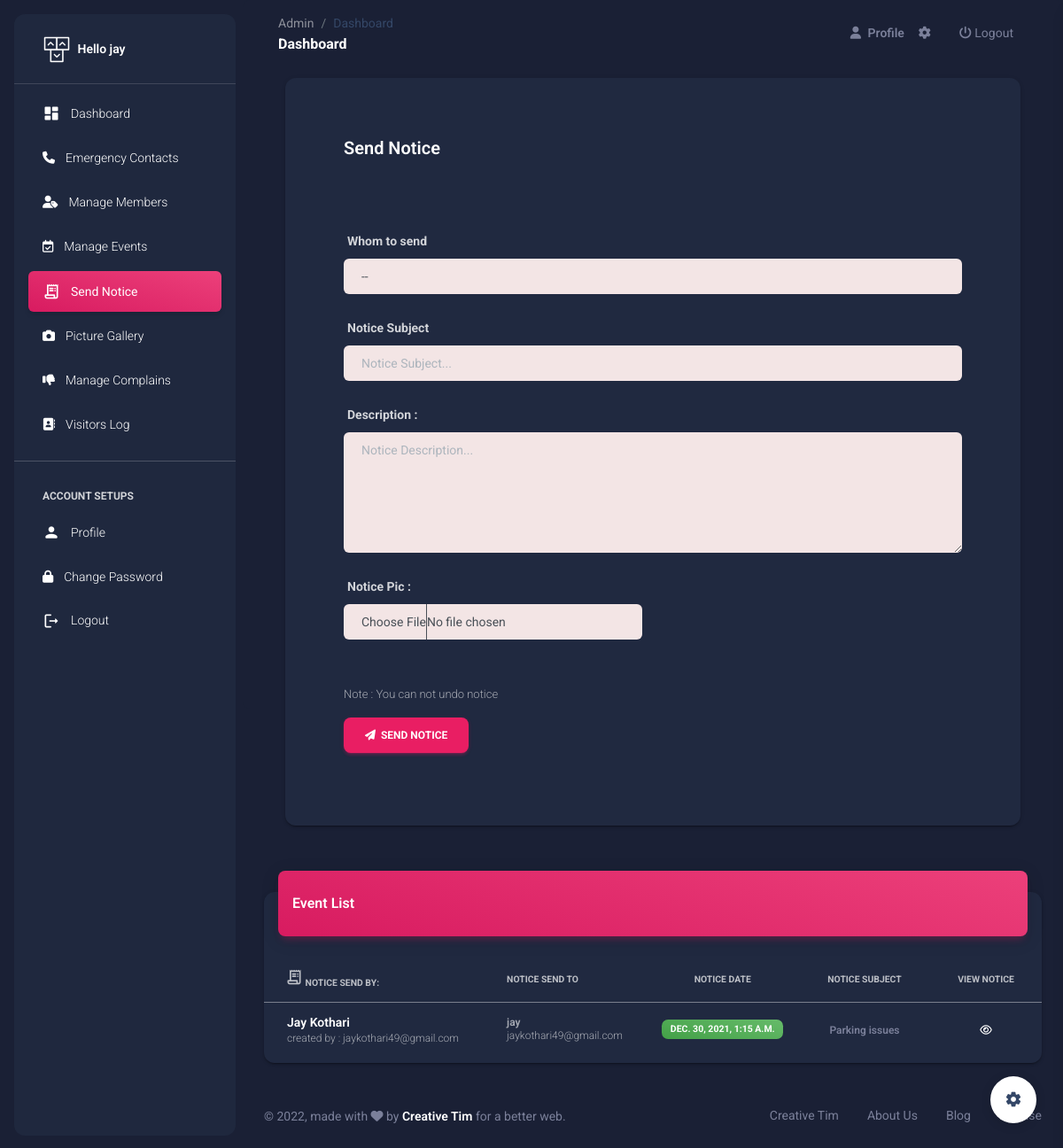
Page /Sec/send-notice/ (signed in) on the committed database.
### SecApp/models.py (models this page shows, shortened)
class SecUser(models.Model):
    name = models.CharField(max_length=50)
    email = models.EmailField(unique=True)
    mobile = models.CharField(max_length=15)
    password = models.CharField(max_length=50)
    pic = models.FileField(upload_to='Profile',default='avatar.png')
    setting = models.BooleanField(default=False)

### MemberApp/models.py (models this page shows, shortened)
class Notice(models.Model):
    uid = models.ForeignKey(SecUser,on_delete=models.CASCADE)
    member = models.ForeignKey(Member,on_delete=models.CASCADE)
    subject = models.CharField(max_length=100)
    des = models.TextField()
    pic = models.FileField(upload_to='Notice',blank=True,null=True)
    created_at = models.DateTimeField(auto_now_add=True)

class Member(models.Model):
    doc_choice = (
        ('Aadhar','Aadhar'),
        ('PAN','PAN'),
        ('DL','DL'),
        ('Other','Other'),
    )
    uid = models.ForeignKey(SecUser,on_delete=models.CASCADE,null=True)
    fname = models.CharField(max_length=20)
    lname = models.CharField(max_length=20)
    email = models.EmailField(unique=True)
    mobile = models.CharField(max_length=15)
    doc = models.CharField(max_length=30,choices=doc_choice)
    doc_number = models.CharField(max_length=20)
    flat_no = models.CharField(max_length=10)
    address = models.TextField()
    password = models.CharField(max_length=20)
    pic = models.FileField(upload_to='member',default='avatar.png')
    verify = models.BooleanField(default=False)
    role = models.CharField(max_length=20,default='member')
    created_at = models.DateTimeField(auto_now_add=True)

### SecApp/views.py (the view, shortened to what this page needs)
# urls.py: path('send-notice/',views.send_notice, name='send-notice'),
def send_notice(request):
    uid = SecUser.objects.get(email=request.session['email'])
    members = mm.Member.objects.all()
    notices = mm.Notice.objects.all()[::-1]
    return render(request,'send-notice.html',{'members':members,'notices':notices,'uid':uid})

### SecApp/templates/send-notice.html (shortened to what this page needs)
{% extends 'sec-header.html' %}
{% load static %}
{% block notice %}
<li class="nav-item">
  <a class="nav-link text-white  active bg-gradient-primary" href="">
    <div class="text-white text-center me-2 d-flex align-items-center justify-content-center">
      <i class="material-icons opacity-10">receipt_long</i>
    </div>
    <span class="nav-link-text ms-1">Send Notice</span>
  </a>
</li>
{% endblock %}
{% block content %}
<br><br><br>
<div class="container-fluid px-2 px-md-4">
    <div class="card card-body mx-3 mx-md-4 mt-n6">
      <div class="row gx-4 mb-2">
        <div class="col-auto my-auto">
          <div class="h-100">
            <h5 class="mb-1" style="margin-left: 50px; margin-top: 50px;">
              Send Notice
            </h5>
          </div>
        </div>
      </div>
      <div style="margin: 50px;">
      <form action="{% url 'send-notice' %}" method="POST" enctype="multipart/form-data">
        <div class="row">
            <div class="form-group col-12">
                <label for="exampleInputPassword1"><b>Whom to send</b></label>
                <select name="member" id="" style="background-color: rgb(243, 229, 229); padding-left: 20px;" class="form-control" required>
                    <option value="">--</option>
                </select>
            </div>
        </div><br>
        <div class="row">
            <div class="form-group col-12">
                <label for="exampleInputPassword1"><b>Notice Subject</b></label>
                <input type="text" class="form-control" style="background-color: rgb(243, 229, 229); padding-left: 20px;" name="subject" id="exampleInputPassword1" placeholder="Notice Subject..." required>
            </div>
        </div><br>
        <div class="row">
            <div class="form-group col-12">
                <label for="exampleInputPassword1"><b>Description :</b></label>
                <textarea name="des" class="form-control" style="background-color: rgb(243, 229, 229); padding-left: 20px;" placeholder="Notice Description..." id="" cols="30" rows="5" required></textarea>
            </div>
        </div><br>
        <div class="row">
            <div class="form-group col-6">
                <label for="exampleInputPassword1"><b>Notice Pic : </b></label>
                <input type="file" class="form-control" style="background-color: rgb(243, 229, 229); padding-left: 20px;" name="pic" id="exampleInputPassword1" placeholder="">
            </div>
        </div><br><br>
        <p style="color: red; font-size: small;">Note : You can not undo notice</p>
        <button type="submit" class="btn btn-primary"><i class="fa fa-send"></i> &nbsp;Send Notice</button>
      </form>
    </div>
    </div>
    <br><br>
    <div class="row">
      <div class="col-12">
        <div class="card my-4">
          <div class="card-header p-0 position-relative mt-n4 mx-3 z-index-2">
            <div class="bg-gradient-primary shadow-primary border-radius-lg pt-4 pb-3">
              <h6 class="text-white text-capitalize ps-3">Event List</h6>
            </div>
          </div>
          <div class="card-body px-0 pb-2">
            <div class="table-responsive p-0">
              <table class="table align-items-center mb-0">
                <thead>
                  <tr>
                    <th class="text-uppercase text-secondary text-xxs font-weight-bolder opacity-7 Center"><i class="material-icons opacity-10">receipt_long</i>  Notice Send By:</th>
                    <th class="text-uppercase text-secondary text-xxs font-weight-bolder opacity-7 ps-2">Notice Send to</th>
                    <th class="text-center text-uppercase text-secondary text-xxs font-weight-bolder opacity-7">Notice Date</th>
                    <th class="text-center text-uppercase text-secondary text-xxs font-weight-bolder opacity-7">Notice Subject</th>
                    <th class="text-center text-uppercase text-secondary text-xxs font-weight-bolder opacity-7">View Notice</th>
                  </tr>
                </thead>
                <tbody>
                  {% for one in notices %}
                  <tr>
                    <td>
                      <div class="d-flex px-2 py-1">
                        <div class="d-flex flex-column justify-content-center" style="margin-left: 10px;">
                          <h6 class="mb-0 text-sm">{{one.uid.name}}</h6>
                          <a href="mailto:{{one.uid.email}}"><p class="text-xs text-secondary mb-0">created by : {{one.uid.email}}</p></a>
                        </div>
                      </div>
                    </td>
                    <td>
                      <p class="text-xs font-weight-bold mb-0">{{one.member.fname}}</p>
                      <p class="text-xs text-secondary mb-0">{{one.member.email}}</p>
                    </td>
                    <td class="align-middle text-center text-sm">
                      <span class="badge badge-sm bg-gradient-success">{{one.created_at}}</span>
                    </td>
                    <td class="align-middle text-center">
                      <span class="text-secondary text-xs font-weight-bold">{{one.subject}}</span>
                    </td>
                    <td class="align-middle text-center">
                      <a href="{% url 'view-send-notice' one.id %}" class="text-secondary font-weight-bold text-xs" data-toggle="tooltip" data-original-title="Edit user">
                        <i class="fa fa-eye"></i>
                      </a>
                    </td>
                  </tr>
                  {% endfor %}
                </tbody>
              </table>
            </div>
          </div>
        </div>
      </div>
    </div>
    </div>
{% endblock %}

### SecApp/templates/sec-header.html (shortened to what this page needs)
{% load static %}
<!DOCTYPE html>
<html lang="en">
<head>
  <link href="{% static 'assets/css/nucleo-icons.css' %}" rel="stylesheet" />
  <link href="{% static 'assets/css/nucleo-svg.css' %}" rel="stylesheet" />
  <link id="pagestyle" href="{% static 'assets/css/material-dashboard.css' %}" rel="stylesheet" />
</head>
{% if uid.setting == False %}
<body class="g-sidenav-show  bg-gray-200">
{% else %}
<body class="g-sidenav-show  bg-gray-200 dark-version">
{% endif %}
  <aside class="sidenav navbar navbar-vertical navbar-expand-xs border-0 border-radius-xl my-3 fixed-start ms-3   bg-gradient-dark" id="sidenav-main">
    <div class="sidenav-header">
      <a class="navbar-brand m-0" href=" https://demos.creative-tim.com/material-dashboard/pages/dashboard " target="_blank">
        <img src="{% static 'assets/img/logo-ct.png' %}" class="navbar-brand-img h-100" alt="main_logo">
        <span class="ms-1 font-weight-bold text-white">Hello {{uid.name}}</span>
      </a>
    </div>
    <hr class="horizontal light mt-0 mb-2">
      <ul class="navbar-nav">
        {% block dashboard %}
        <li class="nav-item">
          <a class="nav-link text-white" href="{% url 'index' %}">
            <div class="text-white text-center me-2 d-flex align-items-center justify-content-center">
              <i class="material-icons opacity-10">dashboard</i>
            </div>
            <span class="nav-link-text ms-1">Dashboard</span>
          </a>
        </li>
        {% endblock %}
        {% block emergency %}
        <li class="nav-item">
          <a class="nav-link text-white " href="{% url 'emergency' %}">
            <div class="text-white text-center me-2 d-flex align-items-center justify-content-center">
              <i class="fa fa-phone"></i>
            </div>
            <span class="nav-link-text ms-1">Emergency Contacts</span>
          </a>
        </li>
        {% endblock %}
        {% block add_member %}
        <li class="nav-item">
          <a class="nav-link text-white " href="{% url 'add-member' %}">
            <div class="text-white text-center me-2 d-flex align-items-center justify-content-center">
              <i class="fa fa-user-tag"></i>
            </div>
            <span class="nav-link-text ms-1">Manage Members</span>
          </a>
        </li>
        {% endblock %}
        {% block event %}
        <li class="nav-item">
          <a class="nav-link text-white " href="{% url 'add-event' %}">
            <div class="text-white text-center me-2 d-flex align-items-center justify-content-center">
              <i class="fa fa-calendar-check-o"></i>
            </div>
            <span class="nav-link-text ms-1">Manage Events</span>
          </a>
        </li>
        {% endblock %}
        {% block notice %}{% endblock %}
        {% block gallery %}
        <li class="nav-item">
          <a class="nav-link text-white " href="{% url 'gallery' %}">
            <div class="text-white text-center me-2 d-flex align-items-center justify-content-center">
              <i class="fas fa-camera"></i>
            </div>
            <span class="nav-link-text ms-1">Picture Gallery</span>
          </a>
        </li>
        {% endblock %}
        {% block complain %}
        <li class="nav-item">
          <a class="nav-link text-white " href="#">
            <div class="text-white text-center me-2 d-flex align-items-center justify-content-center">
              <i class="fa fa-thumbs-down"></i>
            </div>
            <span class="nav-link-text ms-1">Manage Complains</span>
          </a>
        </li>
        {% endblock %}
        <li class="nav-item">
          <a class="nav-link text-white " href="">
            <div class="text-white text-center me-2 d-flex align-items-center justify-content-center">
              <i class="fa fa-address-book"></i>
            </div>
            <span class="nav-link-text ms-1">Visitors Log</span>
          </a>
        </li>
        <hr>
        <li class="nav-item mt-3">
          <h6 class="ps-4 ms-2 text-uppercase text-xs text-white font-weight-bolder opacity-8">Account Setups</h6>
        </li>
        {% block profile %}
        <li class="nav-item">
          <a class="nav-link text-white " href="{% url 'profile' %}">
            <div class="text-white text-center me-2 d-flex align-items-center justify-content-center">
              <i class="material-icons opacity-10">person</i>
            </div>
            <span class="nav-link-text ms-1">Profile</span>
          </a>
        </li>
        {% endblock %}
        {% block password %}
        <li class="nav-item">
          <a class="nav-link text-white " href="{% url 'change-password' %}">
            <div class="text-white text-center me-2 d-flex align-items-center justify-content-center">
              <i class="fa fa-lock"></i>
            </div>
            <span class="nav-link-text ms-1">Change Password</span>
          </a>
        </li>
        {% endblock %}
        <li class="nav-item">
          <a class="nav-link text-white " href="{% url 'logout' %}">
            <div class="text-white text-center me-2 d-flex align-items-center justify-content-center">
              <i class="material-icons">logout</i>
            </div>
            <span class="nav-link-text ms-1">Logout</span>
          </a>
        </li>
      </ul>
  </aside>
  <main class="main-content position-relative max-height-vh-100 h-100 border-radius-lg ">
    <nav class="navbar navbar-main navbar-expand-lg px-0 mx-4 shadow-none border-radius-xl" id="navbarBlur" navbar-scroll="true">
      <div class="container-fluid py-1 px-3">
        <nav aria-label="breadcrumb">
          <ol class="breadcrumb bg-transparent mb-0 pb-0 pt-1 px-0 me-sm-6 me-5">
            <li class="breadcrumb-item text-sm"><a class="opacity-5 text-dark" href="javascript:;">Admin</a></li>
            <li class="breadcrumb-item text-sm text-dark active" aria-current="page">Dashboard</li>
          </ol>
          <h6 class="font-weight-bolder mb-0">Dashboard</h6>
        </nav>
        <div class="collapse navbar-collapse mt-sm-0 mt-2 me-md-0 me-sm-4" id="navbar">
          <ul class="navbar-nav  justify-content-end">
            <li class="nav-item d-flex align-items-center">
              <a href="{% url 'profile' %}" class="nav-link text-body font-weight-bold px-0">
                <i class="fa fa-user me-sm-1"></i>
                <span class="d-sm-inline d-none">Profile</span>
              </a>
            </li>
            <li class="nav-item px-3 d-flex align-items-center">
              <a href="javascript:;" class="nav-link text-body p-0">
                <i class="fa fa-cog fixed-plugin-button-nav cursor-pointer"></i>
              </a>
            </li>
            <li class="nav-item px-3 d-flex align-items-center">
                <a href="{% url 'logout' %}" class="nav-link text-body p-0">
                  <i class="fa fa-power-off"></i> Logout
                </a>
            </li>
          </ul>
        </div>
      </div>
    </nav>
{% block content %}
{% endblock %}
<footer class="footer py-4  ">
    <div class="container-fluid">
      <div class="row align-items-center justify-content-lg-between">
        <div class="col-lg-6 mb-lg-0 mb-4">
          <div class="copyright text-center text-sm text-muted text-lg-start">
            © ,
            made with <i class="fa fa-heart"></i> by
            <a href="" class="font-weight-bold" target="_blank">Creative Tim</a>
            for a better web.
          </div>
        </div>
        <div class="col-lg-6">
          <ul class="nav nav-footer justify-content-center justify-content-lg-end">
            <li class="nav-item">
              <a href="" class="nav-link text-muted">Creative Tim</a>
            </li>
            <li class="nav-item">
              <a href="" class="nav-link text-muted">About Us</a>
            </li>
            <li class="nav-item">
              <a href="" class="nav-link text-muted">Blog</a>
            </li>
            <li class="nav-item">
              <a href="" class="nav-link pe-0 text-muted">License</a>
            </li>
          </ul>
        </div>
      </div>
    </div>
  </footer>
</main>
<div class="fixed-plugin">
<a class="fixed-plugin-button text-dark position-fixed px-3 py-2">
  <i class="material-icons py-2">settings</i>
</a>
</div>
</body>
</html>

### rows in the picture
SecUser: name "jay"
Notice: uid.name "Jay Kothari", uid.email "jaykothari49@gmail.com", member.fname "jay", member.email "jaykothari49@gmail.com", created_at "DEC. 30, 2021, 1:15 A.M.", subject "Parking issues"
